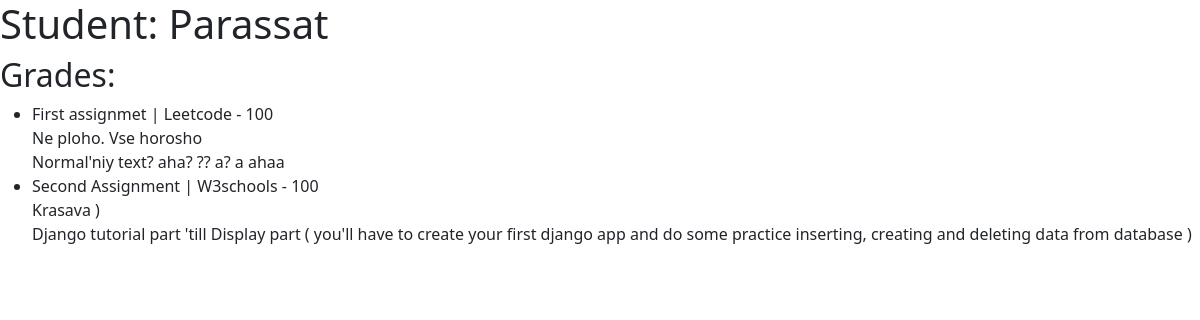
/stud_info/210103445, run on the app's committed database.
### webservice/models.py (models this page shows, shortened)
class Assignment(models.Model):
  assignment_number = models.AutoField(primary_key=True)
  name = models.CharField(max_length=255,null=False)
  description = models.CharField(max_length=255,null=True)
  start_date = models.DateField(default=datetime.now)
  due_date = models.DateField(null=True)

class Grade(models.Model):
  stud_id = models.ForeignKey(Student,on_delete=models.CASCADE,null=False)
  assignment_number = models.ForeignKey(Assignment,on_delete=models.CASCADE,null=False)
  grade = models.IntegerField(null=False)
  comment = models.TextField(null=True)
  put_date = models.DateField(default=datetime.now)
  def getAssignmentOfStudent(self):
    assignment = Assignment.objects.filter(assignment_number = self.assignment_number.assignment_number)[0]
    context = {
      'grade':self.grade,
      'comment':self.comment,
      'assignment': assignment.name,
      'assignment_description':assignment.description
    }
    return context

### webservice/views.py (the view)
# urls.py: path('stud_info/<int:stud_id>',views.stud_info),
def stud_info(request,stud_id):
  student = models.Student.objects.filter(stud_id=stud_id).values()[0]
  stud_grades = models.Grade.objects.filter(stud_id=stud_id)
  grades = []
  for grade in stud_grades:
    grades.append(grade.getAssignmentOfStudent())
  context={
    'student':student,
    'grades':grades
  }
  return render(request,'pages/stud_info.html',context = context)

### webservice/templates/pages/stud_info.html
{% extends 'layout/main.html' %}
{% block content  %}
<div>
  <h1>Student: {{ student.firstname }}</h1>
  <h2>Grades: </h2>
  <ul>
    {%for grade in grades%}
    <li>
      {{ grade.assignment }} - {{grade.grade}}
      <br>
      {{ grade.comment}}
      <br>
      {{grade.assignment_description}}
    </li>
    {%endfor%}
  </ul>
</div>
{% endblock  %}

### data on the page
Assignment: assignment "First assignmet | Leetcode", assignment_description "Normal'niy text? aha? ?? a? a ahaa"
Grade: comment "Ne ploho. Vse horosho"
Assignment: assignment "Second Assignment | W3schools", assignment_description "Django tutorial part 'till Display part ( you'll have to create your first django app and do some practice inserting, creating and deleting data from database )"
Grade: comment "Krasava )"

### other printed values
{{ grade.grade }} "100" "100"
